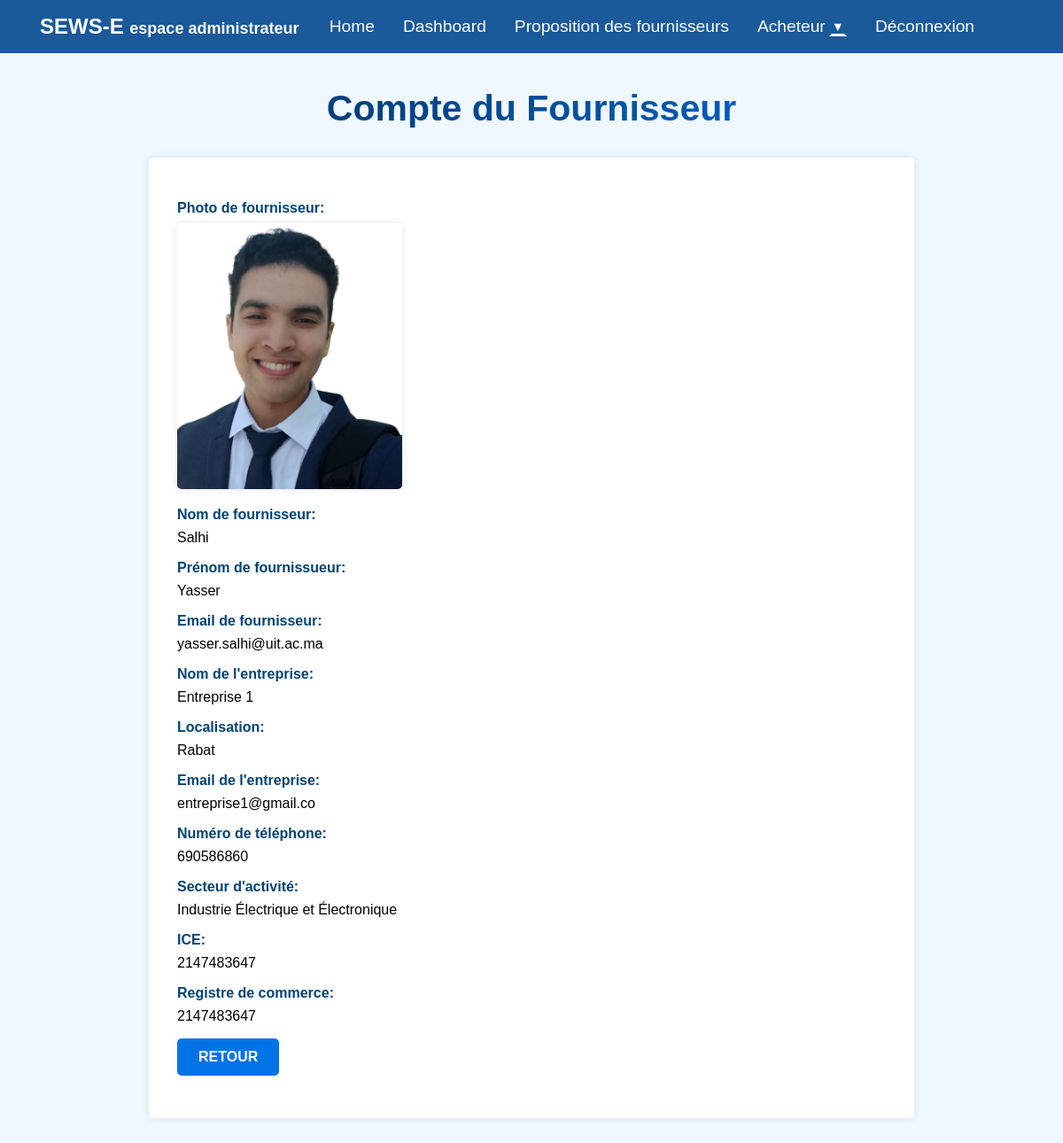
Screenshot of /Admin/voir_compte_fournisseur.php?id=22 with the database file from the repository.
### tables this page shows
CREATE TABLE `compte_fournisseur` (
  `ID_COMPTE_FOURNISSEUR` int(11) NOT NULL,
  `NOM` varchar(100) NOT NULL,
  `PRENOM` varchar(100) NOT NULL,
  `ADRESSE MAIL` varchar(100) NOT NULL,
  `PASSWORD` varchar(100) NOT NULL,
  `PHOTO` varchar(50) NOT NULL,
  `NOM ENTREPRISE` varchar(20) NOT NULL,
  `LOCALISATION` varchar(100) NOT NULL,
  `EMAIL ENTREPRISE` varchar(20) NOT NULL,
  `NUMERO DE TELEPHONE` int(11) NOT NULL,
  `SECTEUR ACTIVITE` varchar(60) NOT NULL,
  `ICE` int(11) NOT NULL,
  `REGISTRE DE COMMERCE` int(11) NOT NULL
);

### Admin/voir_compte_fournisseur.php (the view, shortened to what this page needs)
<?php
include('../connexion.php');
if (isset($_GET['id'])) {
    $fournisseur_id = $_GET['id'];
    $query = "SELECT * FROM `compte_fournisseur` WHERE ID_COMPTE_FOURNISSEUR = $fournisseur_id";
    $result = mysqli_query($link, $query);
    if ($result && mysqli_num_rows($result) > 0) {
        $compte_fournisseur = mysqli_fetch_assoc($result);
?>
<!DOCTYPE html>
<html lang="fr">
<head>
</head>
<body>
<?php include 'navbar.php'; ?>
<br><br><br><br>
<h1>Compte du Fournisseur</h1>
    <div class="container">
        <ul>
            <li><strong>Photo de fournisseur:</strong> <img src="../photos/<?php echo $compte_fournisseur['PHOTO']; ?>" alt="Photo du compte fournisseur"></li>
            <li><strong>Nom de fournisseur:</strong> <?php echo $compte_fournisseur['NOM']; ?></li>
            <li><strong>Prénom de fournissueur:</strong> <?php echo $compte_fournisseur['PRENOM']; ?></li>
            <li><strong>Email de fournisseur:</strong> <?php echo $compte_fournisseur['ADRESSE MAIL']; ?></li>
            <li><strong>Nom de l'entreprise:</strong> <?php echo $compte_fournisseur['NOM ENTREPRISE']; ?></li>
            <li><strong>Localisation:</strong> <?php echo $compte_fournisseur['LOCALISATION']; ?></li>
            <li><strong>Email de l'entreprise:</strong> <?php echo $compte_fournisseur['EMAIL ENTREPRISE']; ?></li>
            <li><strong>Numéro de téléphone:</strong> <?php echo $compte_fournisseur['NUMERO DE TELEPHONE']; ?></li>
            <li><strong>Secteur d'activité:</strong> <?php echo $compte_fournisseur['SECTEUR ACTIVITE']; ?></li>
            <li><strong>ICE:</strong> <?php echo $compte_fournisseur['ICE']; ?></li>
            <li><strong>Registre de commerce:</strong> <?php echo $compte_fournisseur['REGISTRE DE COMMERCE']; ?></li>
            <a href="admin_interets.php" class="btn btn-back">Retour</a>
        </ul>
    </div>
</body>
</html>
<?php
    } else {
        echo "Aucun compte fournisseur trouvé pour cet ID.";
    }
} else {
    echo "ID du fournisseur non spécifié.";
}

### Admin/voir_compte_fournisseur.php (style rules this page uses)
body { background: #f0f8ff; font-family: "lato", sans-serif; }
.container { background-color: #ffffff; padding: 2rem; border-radius: 5px; box-shadow: 0 0 10px rgba(0, 0, 0, 0.1); max-width: 800px; margin: 2rem auto; }
ul { list-style-type: none; padding: 0; }
ul li { margin-bottom: 1rem; }
ul li strong { font-weight: bold; color: #014373; display: block; margin-bottom: 0.5rem; }
img { max-width: 100%; height: auto; border-radius: 5px; box-shadow: 0 0 10px rgba(0, 0, 0, 0.1); max-height: 300px; object-fit: cover; }
h1 { text-align: center; font-size: 41px; font-weight: 600; font-family: 'Poppins', sans-serif; background: -webkit-linear-gradient(right, #6caad6, #016bb7, #6caad6, #016bb7); background: -webkit-linear-gradient(left, #003366,#004080,#0059b3, #0073e6); -webkit-background-clip: text; -webkit-text-fill-color: transparent; margin-bottom: 30px; }
.btn-back { background-color: #0073e6; color: #ffffff; border: none; padding: 0.75rem 1.5rem; text-transform: uppercase; font-weight: bold; border-radius: 5px; display: inline-block; text-decoration: none; transition: background-color 0.3s; }

### Admin/navbar.php (style rules this page uses)
body { font-family: 'Arial', sans-serif; margin: 0; padding: 0; box-sizing: border-box; }

### rows the page displays
compte_fournisseur: PHOTO (picture), NOM "Salhi", PRENOM "Yasser", ADRESSE MAIL "yasser.salhi@uit.ac.ma", NOM ENTREPRISE "Entreprise 1", LOCALISATION "Rabat", EMAIL ENTREPRISE "entreprise1@gmail.co", NUMERO DE TELEPHONE "690586860", SECTEUR ACTIVITE "Industrie Électrique et Électronique", ICE "2147483647", REGISTRE DE COMMERCE "2147483647"
